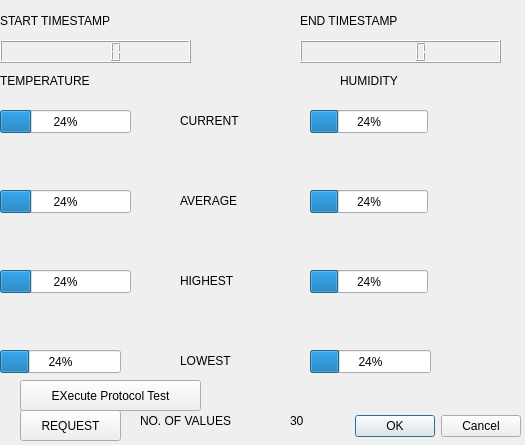
<?xml version="1.0" encoding="UTF-8"?>
<ui version="4.0">
 <class>Dialog</class>
 <widget class="QDialog" name="Dialog">
  <property name="geometry">
   <rect>
    <x>0</x>
    <y>0</y>
    <width>525</width>
    <height>445</height>
   </rect>
  </property>
  <property name="windowTitle">
   <string>Dialog</string>
  </property>
  <widget class="QDialogButtonBox" name="buttonBox">
   <property name="geometry">
    <rect>
     <x>180</x>
     <y>410</y>
     <width>341</width>
     <height>32</height>
    </rect>
   </property>
   <property name="orientation">
    <enum>Qt::Horizontal</enum>
   </property>
   <property name="standardButtons">
    <set>QDialogButtonBox::Cancel|QDialogButtonBox::Ok</set>
   </property>
  </widget>
  <widget class="QLCDNumber" name="lcdNumber">
   <property name="geometry">
    <rect>
     <x>0</x>
     <y>40</y>
     <width>191</width>
     <height>23</height>
    </rect>
   </property>
  </widget>
  <widget class="QLCDNumber" name="lcdNumber_2">
   <property name="geometry">
    <rect>
     <x>300</x>
     <y>40</y>
     <width>201</width>
     <height>23</height>
    </rect>
   </property>
  </widget>
  <widget class="QProgressBar" name="progressBar">
   <property name="geometry">
    <rect>
     <x>0</x>
     <y>110</y>
     <width>131</width>
     <height>23</height>
    </rect>
   </property>
   <property name="value">
    <number>24</number>
   </property>
  </widget>
  <widget class="QLabel" name="label">
   <property name="geometry">
    <rect>
     <x>0</x>
     <y>70</y>
     <width>121</width>
     <height>21</height>
    </rect>
   </property>
   <property name="text">
    <string>TEMPERATURE</string>
   </property>
  </widget>
  <widget class="QLabel" name="label_2">
   <property name="geometry">
    <rect>
     <x>340</x>
     <y>70</y>
     <width>101</width>
     <height>21</height>
    </rect>
   </property>
   <property name="text">
    <string>HUMIDITY</string>
   </property>
  </widget>
  <widget class="QProgressBar" name="progressBar_2">
   <property name="geometry">
    <rect>
     <x>0</x>
     <y>190</y>
     <width>131</width>
     <height>23</height>
    </rect>
   </property>
   <property name="value">
    <number>24</number>
   </property>
  </widget>
  <widget class="QProgressBar" name="progressBar_3">
   <property name="geometry">
    <rect>
     <x>310</x>
     <y>110</y>
     <width>118</width>
     <height>23</height>
    </rect>
   </property>
   <property name="value">
    <number>24</number>
   </property>
  </widget>
  <widget class="QProgressBar" name="progressBar_4">
   <property name="geometry">
    <rect>
     <x>310</x>
     <y>190</y>
     <width>118</width>
     <height>23</height>
    </rect>
   </property>
   <property name="value">
    <number>24</number>
   </property>
  </widget>
  <widget class="QProgressBar" name="progressBar_5">
   <property name="geometry">
    <rect>
     <x>0</x>
     <y>270</y>
     <width>131</width>
     <height>23</height>
    </rect>
   </property>
   <property name="value">
    <number>24</number>
   </property>
  </widget>
  <widget class="QProgressBar" name="progressBar_6">
   <property name="geometry">
    <rect>
     <x>310</x>
     <y>270</y>
     <width>118</width>
     <height>23</height>
    </rect>
   </property>
   <property name="value">
    <number>24</number>
   </property>
  </widget>
  <widget class="QProgressBar" name="progressBar_7">
   <property name="geometry">
    <rect>
     <x>0</x>
     <y>350</y>
     <width>121</width>
     <height>23</height>
    </rect>
   </property>
   <property name="value">
    <number>24</number>
   </property>
  </widget>
  <widget class="QProgressBar" name="progressBar_8">
   <property name="geometry">
    <rect>
     <x>310</x>
     <y>350</y>
     <width>121</width>
     <height>23</height>
    </rect>
   </property>
   <property name="value">
    <number>24</number>
   </property>
  </widget>
  <widget class="QLabel" name="label_3">
   <property name="geometry">
    <rect>
     <x>180</x>
     <y>110</y>
     <width>81</width>
     <height>21</height>
    </rect>
   </property>
   <property name="text">
    <string>CURRENT</string>
   </property>
  </widget>
  <widget class="QLabel" name="label_4">
   <property name="geometry">
    <rect>
     <x>180</x>
     <y>190</y>
     <width>81</width>
     <height>21</height>
    </rect>
   </property>
   <property name="text">
    <string>AVERAGE</string>
   </property>
  </widget>
  <widget class="QLabel" name="label_5">
   <property name="geometry">
    <rect>
     <x>180</x>
     <y>270</y>
     <width>67</width>
     <height>21</height>
    </rect>
   </property>
   <property name="text">
    <string>HIGHEST</string>
   </property>
  </widget>
  <widget class="QLabel" name="label_6">
   <property name="geometry">
    <rect>
     <x>180</x>
     <y>350</y>
     <width>67</width>
     <height>21</height>
    </rect>
   </property>
   <property name="text">
    <string>LOWEST</string>
   </property>
  </widget>
  <widget class="QPushButton" name="pushButton">
   <property name="geometry">
    <rect>
     <x>20</x>
     <y>410</y>
     <width>101</width>
     <height>31</height>
    </rect>
   </property>
   <property name="text">
    <string>REQUEST</string>
   </property>
  </widget>
  <widget class="QLabel" name="label_7">
   <property name="geometry">
    <rect>
     <x>0</x>
     <y>10</y>
     <width>191</width>
     <height>21</height>
    </rect>
   </property>
   <property name="text">
    <string>START TIMESTAMP</string>
   </property>
  </widget>
  <widget class="QLabel" name="label_8">
   <property name="geometry">
    <rect>
     <x>300</x>
     <y>10</y>
     <width>181</width>
     <height>21</height>
    </rect>
   </property>
   <property name="text">
    <string>END TIMESTAMP</string>
   </property>
  </widget>
  <widget class="QLabel" name="label_9">
   <property name="geometry">
    <rect>
     <x>290</x>
     <y>410</y>
     <width>67</width>
     <height>21</height>
    </rect>
   </property>
   <property name="text">
    <string>30</string>
   </property>
  </widget>
  <widget class="QLabel" name="label_10">
   <property name="geometry">
    <rect>
     <x>140</x>
     <y>410</y>
     <width>131</width>
     <height>21</height>
    </rect>
   </property>
   <property name="text">
    <string>NO. OF VALUES</string>
   </property>
  </widget>
  <widget class="QPushButton" name="pushButton_2">
   <property name="geometry">
    <rect>
     <x>20</x>
     <y>380</y>
     <width>181</width>
     <height>31</height>
    </rect>
   </property>
   <property name="text">
    <string>EXecute Protocol Test</string>
   </property>
  </widget>
 </widget>
 <resources/>
 <connections>
  <connection>
   <sender>buttonBox</sender>
   <signal>accepted()</signal>
   <receiver>Dialog</receiver>
   <slot>accept()</slot>
   <hints>
    <hint type="sourcelabel">
     <x>248</x>
     <y>254</y>
    </hint>
    <hint type="destinationlabel">
     <x>157</x>
     <y>274</y>
    </hint>
   </hints>
  </connection>
  <connection>
   <sender>buttonBox</sender>
   <signal>rejected()</signal>
   <receiver>Dialog</receiver>
   <slot>reject()</slot>
   <hints>
    <hint type="sourcelabel">
     <x>316</x>
     <y>260</y>
    </hint>
    <hint type="destinationlabel">
     <x>286</x>
     <y>274</y>
    </hint>
   </hints>
  </connection>
 </connections>
</ui>
